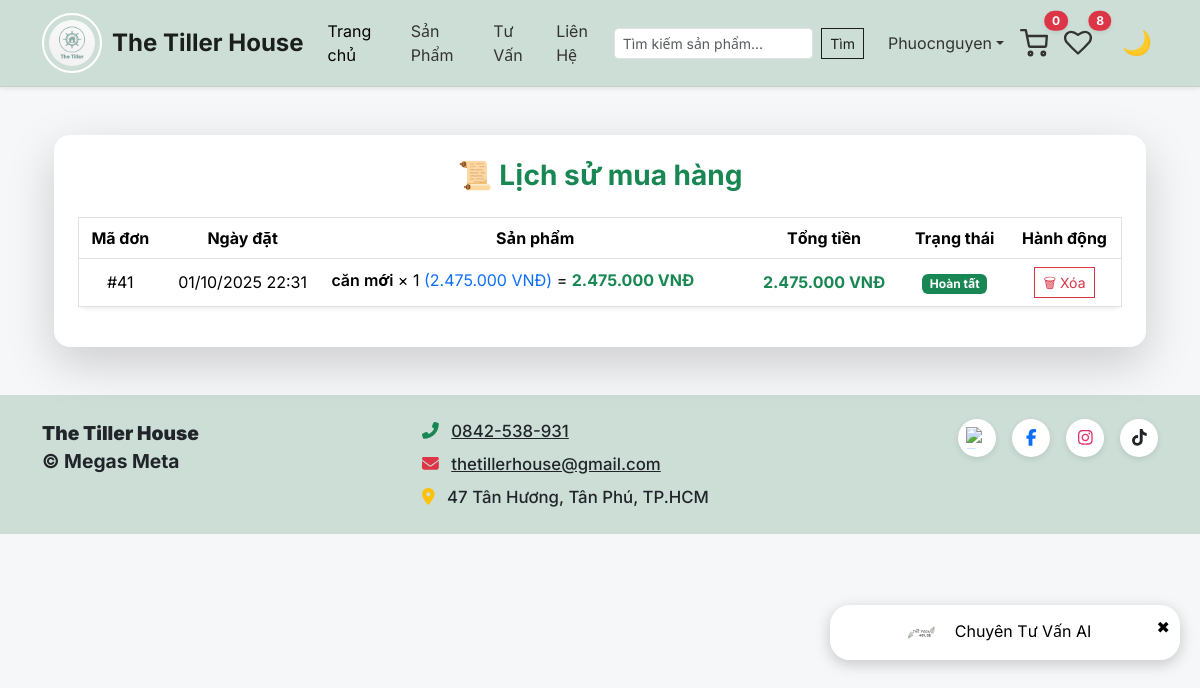
Page /orders/history/ (signed in) on the committed database.
### app/models.py (models this page shows, shortened)
class Order(models.Model):
    customer = models.ForeignKey(
        Customer, on_delete=models.SET_NULL, blank=True, null=True, verbose_name="Khách hàng"
    )
    date_order = models.DateTimeField("Ngày đặt hàng", auto_now_add=True)
    complete = models.BooleanField("Hoàn thành", default=False)
    transaction_id = models.CharField("Mã giao dịch", max_length=200, null=True, blank=True)
    shipping_address = models.ForeignKey(
        "ShippingAddress",
        on_delete=models.SET_NULL,
        null=True,
        blank=True,
        related_name="orders",
        verbose_name="Địa chỉ giao hàng"
    )
    class Meta:
        verbose_name = "Đơn hàng"
        verbose_name_plural = "Danh sách đơn hàng"
        ordering = ["-date_order"]
    @property
    def tong_tien(self):
        return sum(item.thanh_tien for item in self.orderitem_set.all())

class OrderItem(models.Model):
    product = models.ForeignKey(Product, on_delete=models.SET_NULL, null=True, blank=True, verbose_name="Sản phẩm")
    order = models.ForeignKey(Order, on_delete=models.CASCADE, null=True, blank=True, verbose_name="Đơn hàng")
    quantity = models.PositiveIntegerField("Số lượng", default=1)
    date_added = models.DateTimeField("Ngày thêm", auto_now_add=True)
    class Meta:
        verbose_name = "Chi tiết đơn hàng"
        verbose_name_plural = "Danh sách chi tiết đơn hàng"
        constraints = [
            models.UniqueConstraint(fields=["order", "product"], name="unique_order_product")
        ]
    @property
    def thanh_tien(self):
        if self.product:
            return self.product.gia_giam * self.quantity
        return 0

class Product(models.Model):
    CATEGORY_CHOICES = (
        ("shop", "Sản phẩm cửa hàng"),
        ("rental", "Phòng cho thuê"),
    )
    name = models.CharField("Tên sản phẩm", max_length=200, default="Sản phẩm")
    price = models.DecimalField("Giá tiền (VNĐ)", max_digits=12, decimal_places=0, default=0)
    digital = models.BooleanField("Sản phẩm số (Digital)", default=False)
    category = models.CharField("Loại", max_length=20, choices=CATEGORY_CHOICES, default="shop")
    location = models.CharField("Địa chỉ", max_length=300, null=True, blank=True)
    DISTRICT_CHOICES = [
    ("Tân Phú", "Tân Phú"),
    ("Bình Tân", "Bình Tân"),
    ("Tân Bình", "Tân Bình"),
    ("Gò Vấp", "Gò Vấp"),
    ("Quận 1", "Quận 1"),
    ("Quận 3", "Quận 3"),
    ("Phú Nhuận", "Phú Nhuận"),
    ("Bình Thạnh", "Bình Thạnh"),
]
    district = models.CharField("Quận", max_length=100, choices=DISTRICT_CHOICES, default="Tân Phú")
    size = models.CharField("Diện tích", max_length=50, null=True, blank=True)
    description = models.TextField("Mô tả", null=True, blank=True)
    image = models.ImageField(upload_to="products/", null=True, blank=True, verbose_name="Ảnh chính")
    views = models.PositiveIntegerField("Lượt xem", default=0)
    discount_percent = models.PositiveIntegerField("Giảm giá (%)", default=0)
    class Meta:
        verbose_name = "Sản phẩm"
        verbose_name_plural = "Danh sách sản phẩm"
        ordering = ["-id"]
    @property
    def gia_giam(self):
        if self.discount_percent > 0 and self.price:
            return int(self.price * (100 - self.discount_percent) / 100)
        return int(self.price or 0)

### app/views.py (the view)
# urls.py: path("orders/history/", views.order_history, name="order_history"),
@login_required
def order_history(request):
    customer = get_or_create_customer(request.user)
    orders = (
        Order.objects.filter(customer=customer, complete=True)
        .prefetch_related("orderitem_set__product")
        .order_by("-date_order")   # 🔥 sửa lại ở đây
    )
    context = get_base_context(request)
    context["orders"] = orders
    return render(request, "app/order_history.html", context)

### app/templatetags/custom_filters.py (called while the page is built)
@register.filter
def currency_vn(value):
    try:
        value = int(value)
        return f"{value:,.0f} VNĐ".replace(",", ".")
    except (ValueError, TypeError):
        return value

### app/views.py (called while the page is built, shortened)
def get_cart_info(user) -> Tuple[int, float]:
    if user.is_authenticated and hasattr(user, "customer"):
        customer = user.customer
        order = (
            Order.objects.filter(customer=customer, complete=False)
            .prefetch_related("orderitem_set__product")
            .first()
        )
        if order:
            total_quantity = 0
            total_price = 0
            for item in order.orderitem_set.all():
                if not item.product:
                    continue
                total_quantity += item.quantity
                total_price += item.product.gia_giam * item.quantity
            return total_quantity, float(total_price)
    return 0, 0

def get_wishlist_count(user) -> int:
    if user.is_authenticated:
        return Wishlist.objects.filter(user=user).count()
    return 0

def get_base_context(request) -> dict:
    incomplete_count, incomplete_total = get_cart_info(request.user)
    wishlist_count = get_wishlist_count(request.user)
    return {
        "incomplete_count": incomplete_count,
        "incomplete_total": incomplete_total,
        "wishlist_count": wishlist_count,
    }

def get_or_create_customer(user):
    return user.customer

### app/templates/app/order_history.html (shortened to what this page needs)
{% extends 'app/base.html' %}
{% load humanize %}
{% load custom_filters %}
{% block content %}
<div class="container my-5">
  <div class="card shadow-lg border-0 rounded-4">
    <div class="card-body p-4">
      <h3 class="mb-4 fw-bold text-center text-success">📜 Lịch sử mua hàng</h3>
      {% if orders %}
      <div class="table-responsive">
        <table class="table table-hover text-center align-middle border rounded-3 shadow-sm">
          <thead style="background-color: #cdded7ff; color: #000; border-radius: 8px;">
            <tr>
              <th>Mã đơn</th>
              <th>Ngày đặt</th>
              <th>Sản phẩm</th>
              <th>Tổng tiền</th>
              <th>Trạng thái</th>
              <th>Hành động</th>
            </tr>
          </thead>
          <tbody>
            {% for order in orders %}
            <tr>
              <td>#{{ order.id }}</td>
              <td>{{ order.date_order|date:"d/m/Y H:i" }}</td>
              <td class="text-start">
                {% for oi in order.orderitem_set.all %}
                  <div class="mb-1">
                    <span class="fw-semibold">{{ oi.product.name }}</span> × {{ oi.quantity }}
                    <span class="text-primary">({{ oi.product.gia_giam|currency_vn }})</span>
                    = <span class="fw-bold text-success">{{ oi.thanh_tien|currency_vn }}</span>
                  </div>
                {% endfor %}
              </td>
              <td class="fw-bold text-success">{{ order.tong_tien|currency_vn }}</td>
              <td>
                {% if order.complete %}
                  <span class="badge bg-success">Hoàn tất</span>
                {% else %}
                  <span class="badge bg-warning text-dark">Đang xử lý</span>
                {% endif %}
              </td>
              <td>
                <form method="post" action="{% url 'delete_order' order.id %}" onsubmit="return confirm('Bạn chắc chắn muốn xoá đơn #{{ order.id }}?');">
                  <button type="submit" class="btn btn-sm btn-outline-danger">🗑 Xóa</button>
                </form>
              </td>
            </tr>
            {% endfor %}
          </tbody>
        </table>
      </div>
      {% else %}
        <p class="text-center text-muted fs-5">Bạn chưa có đơn hàng nào </p>
      {% endif %}
    </div>
  </div>
</div>
{% endblock %}

### app/templates/app/base.html (shortened to what this page needs)
{% load static %}
<!DOCTYPE html>
<html lang="vi">
<head>
    <link href="https://cdn.jsdelivr.net/npm/bootstrap@5.3.8/dist/css/bootstrap.min.css" rel="stylesheet">
    <link href="{% static 'app/css/style.css' %}" rel="stylesheet" />
    <link href="{% static 'app/css/owl.carousel.min.css' %}" rel="stylesheet" />
    <link href="{% static 'app/css/all.min.css' %}" rel="stylesheet" />
    <link href="{% static 'app/css/main.css' %}" rel="stylesheet" />
</head>
<body>
<nav class="navbar navbar-expand-lg sticky-top shadow-sm">
    <div class="container align-items-center">
        <a class="navbar-brand" href="{% url 'home' %}">
            <img src="{% static 'app/images/LOGONEW.png' %}" alt="logo" loading="lazy"/>
            <span>The Tiller House</span>
        </a>
        <div class="collapse navbar-collapse justify-content-between" id="navbarSupportedContent">
            <ul class="navbar-nav mb-2 mb-lg-0">
                <li class="nav-item"><a class="nav-link active" href="{% url 'home' %}">Trang chủ</a></li>
                <li class="nav-item"><a class="nav-link" href="{% url 'product' %}">Sản Phẩm</a></li>
               <li class="nav-item"><a class="nav-link" href="{% url 'direct_chat' %}">Tư Vấn</a></li>
                <li class="nav-item">
    <a class="nav-link" href="{% url 'contact' %}">Liên Hệ</a>
</li>
            </ul>
            <form class="d-flex me-3" method="get" action="{% url 'product' %}">
                <input class="form-control form-control-sm me-2" type="search" name="q" placeholder="Tìm kiếm sản phẩm..."
                        value="{{ request.GET.q|default:'' }}" aria-label="Search">
                <button class="btn btn-outline-success btn-sm" type="submit">Tìm</button>
            </form>
            <ul class="navbar-nav align-items-center">
                {% if request.user.is_authenticated %}
                <li class="nav-item dropdown">
                    <a class="nav-link dropdown-toggle" href="#" role="button" data-bs-toggle="dropdown">{{ request.user.username }}</a>
                </li>
                {% else %}
                <li class="nav-item"><a class="nav-link" href="{% url 'login' %}">Đăng Nhập</a></li>
                <li class="nav-item"><a class="nav-link" href="{% url 'signup' %}">Đăng Ký</a></li>
                {% endif %}
                <li class="nav-item position-relative">
    <a class="nav-link d-flex align-items-center" href="{% url 'cart' %}">
        <svg xmlns="http://www.w3.org/2000/svg" width="28" height="28"
             viewBox="0 0 24 24" fill="none" stroke="#333" stroke-width="2"
             stroke-linecap="round" stroke-linejoin="round">
            <circle cx="9" cy="21" r="1.5"/>
            <circle cx="20" cy="21" r="1.5"/>
            <path d="M1 1h4l2.68 13.39a1 1 0 0 0 .99.81h12.72a1 1 0 0 0 .98-.79L23 6H6"/>
        </svg>
        {% if request.user.is_authenticated %}
        <span id="cart-total-count"
              class="position-absolute top-0 start-100 translate-middle badge rounded-pill bg-danger shadow-sm">
            {{ incomplete_count|default:0 }}
        </span>
        {% endif %}
    </a>
</li>
                <li class="nav-item position-relative">
                    <a class="nav-link" href="{% url 'wishlist' %}">
                        <svg xmlns="http://www.w3.org/2000/svg" width="28" height="28" viewBox="0 0 24 24" fill="none" stroke="#333" stroke-width="2" stroke-linecap="round" stroke-linejoin="round">
                            <path d="M12 21s-6-5.33-10-10C-1 5.33 4-1 12 5c8-6 13 0 10 6-4 4.67-10 10-10 10z"/>
                        </svg>
                        {% if request.user.is_authenticated %}
                        <span id="wishlist-total-count" class="position-absolute top-0 start-100 translate-middle badge rounded-pill bg-danger shadow-sm">
                            {{ wishlist_count|default:0 }}
                        </span>
                        {% endif %}
                    </a>
                </li>
                <button id="darkModeToggle" title="Chuyển giao diện">🌙</button>
            </ul>
        </div>
    </div>
</nav>
<main class="container">
    {% block content %}{% endblock %}
</main>
<footer class="container-fluid text-dark py-4 mt-5" style="background-color: #cdded7ff; font-size: 1.05rem;">
  <div class="container">
    <div class="row text-center text-md-start align-items-start">
      <div class="col-12 col-md-4 mb-3 mb-md-0 fw-bold" style="font-size: 1.2rem;">
        <strong>The Tiller House</strong><br>© Megas Meta
      </div>
      <div class="col-12 col-md-4 d-flex flex-column align-items-center align-items-md-start gap-2 fw-medium">
        <span>
          <i class="fas fa-phone-alt text-success me-2"></i>
          <a href="tel:0842538931" class="text-dark">0842-538-931</a>
        </span>
        <span>
          <i class="fas fa-envelope text-danger me-2"></i>
          <a href="mailto:thefernhouse@gmail.com" class="text-dark">thetillerhouse@gmail.com</a>
        </span>
        <span>
          <i class="fas fa-map-marker-alt text-warning me-2"></i>
          47 Tân Hương, Tân Phú, TP.HCM
        </span>
      </div>
      <div class="col-12 col-md-4 d-flex justify-content-center justify-content-md-end gap-3 mt-3 mt-md-0">
        <a href="https://zalo.me/0842538931" target="_blank" class="d-flex align-items-center justify-content-center rounded-circle"
           style="width:38px;height:38px;background:#fff;box-shadow:0 2px 6px rgba(0,0,0,0.1);">
          <img src="https://upload.wikimedia.org/wikipedia/commons/9/91/Icon_of_Zalo.svg"
               alt="Zalo" style="width:22px;height:22px;">
        </a>
        <a href="https://www.facebook.com/share/g/1CPYrNpwqL/" target="_blank"
           class="d-flex align-items-center justify-content-center rounded-circle text-primary"
           style="width:38px;height:38px;background:#fff;box-shadow:0 2px 6px rgba(0,0,0,0.1);">
          <i class="fab fa-facebook-f"></i>
        </a>
        <a href="https://www.instagram.com/" target="_blank"
           class="d-flex align-items-center justify-content-center rounded-circle"
           style="width:38px;height:38px;background:#fff;box-shadow:0 2px 6px rgba(0,0,0,0.1);color:#E1306C;">
          <i class="fab fa-instagram"></i>
        </a>
        <a href="https://www.tiktok.com/" target="_blank"
           class="d-flex align-items-center justify-content-center rounded-circle text-dark"
           style="width:38px;height:38px;background:#fff;box-shadow:0 2px 6px rgba(0,0,0,0.1);">
          <i class="fab fa-tiktok"></i>
        </a>
      </div>
    </div>
</footer>
<div id="toast" class="toast-container position-fixed top-0 end-0 p-3">
</div>
<div id="chatbot" style="
    position:fixed;
    bottom:140px;   /* 👈 nâng lên cao hơn để không che footer */
    right:20px;
    width:350px;
    max-width:90%;
    z-index:1100;
    border-radius:20px;
    overflow:hidden;
    box-shadow:0 4px 15px rgba(0,0,0,0.2);
">
    <div id="chatbot-header"
         style="
                background:#fff;       /* nền trắng */
         color:#000;
             padding:10px;
             border-radius:20px;
             cursor:pointer;
             text-align:center;
         ">
          <img src="{% static 'app/images/logoHouse.png' %}" alt="logo"
         style="width:35px; height:35px; border-radius:50%; object-fit:cover; margin-right:10px;">
         Chuyên Tư Vấn AI
        <span id="chatbot-close" style="float:right;cursor:pointer;">✖</span>
    </div>
</div>
</body>
</html>

### app/static/app/css/main.css (style rules this page uses)
body { background-color: hsl(0, 0%, 98%); }
h1,h2,h3,h4,h5,h6 { color:hsl(0, 0%, 30%); }
.btn { border-radius: 0; }

### app/templates/app/base.html (style rules this page uses)
:root { --primary: #1a1e1cff; --bg: #f6f7f9; }
body { background: var(--bg); font-family: "Inter", system-ui, sans-serif; transition: background 0.3s, color 0.3s; }
.navbar { background: #cdded7ff; border-bottom: 1px solid rgba(0,0,0,0.05); }
.navbar .navbar-brand { font-weight: 700; color: var(--primary); display:flex; align-items:center; gap:10px; }
.navbar .navbar-brand img { border-radius: 50%; width: 60px; height: 60px; object-fit: cover; background: #cdded7ff; padding: 5px; border: 2px solid #fff; }
.navbar .navbar-brand span { font-size:1.5rem; line-height:1; display:flex; align-items:center; }
.navbar .nav-link { color:#333; padding: .5rem .8rem; }
.btn-outline-success { border-color: var(--primary); color: var(--primary); transition: all 0.3s; }
#darkModeToggle { cursor: pointer; border: none; background: transparent; font-size: 1.5rem; margin-left: 1rem; }
main.container { margin-top: 2rem; margin-bottom: 2rem; }
.toast-container { z-index: 1080; }

### rows in the picture
Order: id "41", date_order "01/10/2025 22:31", tong_tien "2.475.000 VNĐ", complete "Hoàn tất"
OrderItem: product.name "căn mới", quantity "1", product.gia_giam "2.475.000 VNĐ", thanh_tien "2.475.000 VNĐ"

### other values in the picture
{{ request.user.username }} "Phuocnguyen"
{{ incomplete_count|default:0 }} "0"
{{ wishlist_count|default:0 }} "8"
